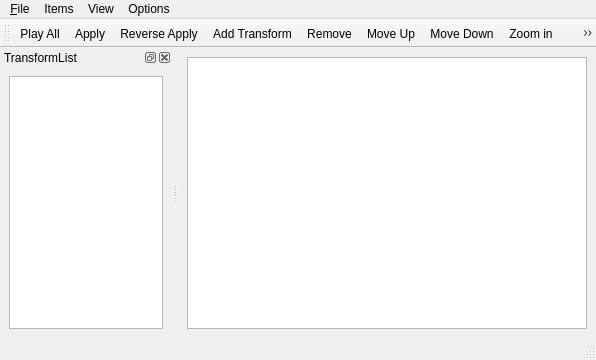
<?xml version="1.0" encoding="UTF-8"?>
<ui version="4.0">
 <class>MainWindow</class>
 <widget class="QMainWindow" name="MainWindow">
  <property name="geometry">
   <rect>
    <x>0</x>
    <y>0</y>
    <width>596</width>
    <height>360</height>
   </rect>
  </property>
  <property name="windowTitle">
   <string>Transformination</string>
  </property>
  <widget class="QWidget" name="centralwidget">
   <layout class="QVBoxLayout" name="verticalLayout_3">
    <item>
     <layout class="QVBoxLayout" name="verticalLayout">
      <item>
       <widget class="QGraphicsView" name="graphicsView">
        <property name="sizePolicy">
         <sizepolicy hsizetype="MinimumExpanding" vsizetype="Expanding">
          <horstretch>0</horstretch>
          <verstretch>0</verstretch>
         </sizepolicy>
        </property>
        <property name="minimumSize">
         <size>
          <width>400</width>
          <height>0</height>
         </size>
        </property>
        <property name="dragMode">
         <enum>QGraphicsView::ScrollHandDrag</enum>
        </property>
        <property name="transformationAnchor">
         <enum>QGraphicsView::NoAnchor</enum>
        </property>
       </widget>
      </item>
     </layout>
    </item>
   </layout>
  </widget>
  <widget class="QMenuBar" name="menubar">
   <property name="geometry">
    <rect>
     <x>0</x>
     <y>0</y>
     <width>596</width>
     <height>21</height>
    </rect>
   </property>
   <widget class="QMenu" name="menu_File">
    <property name="title">
     <string>&amp;File</string>
    </property>
    <addaction name="actionPlay_All"/>
    <addaction name="actionReset"/>
    <addaction name="action_Quit"/>
   </widget>
   <widget class="QMenu" name="menuView">
    <property name="title">
     <string>View</string>
    </property>
    <addaction name="actionZoom_in"/>
    <addaction name="actionZoom_out"/>
   </widget>
   <widget class="QMenu" name="menuEdit">
    <property name="title">
     <string>Items</string>
    </property>
    <addaction name="action_Add_Transform"/>
    <addaction name="actionRemove"/>
    <addaction name="actionEdit"/>
    <addaction name="actionApply"/>
    <addaction name="actionReverse_Apply"/>
    <addaction name="actionMove_Up"/>
    <addaction name="actionMove_Down"/>
   </widget>
   <widget class="QMenu" name="menuOptions">
    <property name="title">
     <string>Options</string>
    </property>
    <addaction name="actionCenter_After_Transform"/>
   </widget>
   <addaction name="menu_File"/>
   <addaction name="menuEdit"/>
   <addaction name="menuView"/>
   <addaction name="menuOptions"/>
  </widget>
  <widget class="QStatusBar" name="statusbar"/>
  <widget class="QDockWidget" name="transformListDock">
   <property name="windowTitle">
    <string>TransformList</string>
   </property>
   <attribute name="dockWidgetArea">
    <number>1</number>
   </attribute>
   <widget class="QWidget" name="dockWidgetContents">
    <layout class="QVBoxLayout" name="verticalLayout_2">
     <item>
      <widget class="QListWidget" name="transformListWidget">
       <property name="sizePolicy">
        <sizepolicy hsizetype="Fixed" vsizetype="Expanding">
         <horstretch>0</horstretch>
         <verstretch>0</verstretch>
        </sizepolicy>
       </property>
       <property name="minimumSize">
        <size>
         <width>120</width>
         <height>0</height>
        </size>
       </property>
       <property name="contextMenuPolicy">
        <enum>Qt::ActionsContextMenu</enum>
       </property>
      </widget>
     </item>
    </layout>
   </widget>
  </widget>
  <widget class="QToolBar" name="toolBar">
   <property name="windowTitle">
    <string>toolBar</string>
   </property>
   <attribute name="toolBarArea">
    <enum>TopToolBarArea</enum>
   </attribute>
   <attribute name="toolBarBreak">
    <bool>false</bool>
   </attribute>
   <addaction name="actionPlay_All"/>
   <addaction name="actionApply"/>
   <addaction name="actionReverse_Apply"/>
   <addaction name="action_Add_Transform"/>
   <addaction name="actionRemove"/>
   <addaction name="actionMove_Up"/>
   <addaction name="actionMove_Down"/>
   <addaction name="actionZoom_in"/>
   <addaction name="actionZoom_out"/>
   <addaction name="actionReset"/>
  </widget>
  <action name="action_Add_Transform">
   <property name="icon">
    <iconset resource="icons.qrc">
     <normaloff>:/images/list-add.png</normaloff>:/images/list-add.png</iconset>
   </property>
   <property name="text">
    <string>&amp;Add Transform</string>
   </property>
   <property name="shortcut">
    <string>Ctrl+N</string>
   </property>
  </action>
  <action name="action_Quit">
   <property name="text">
    <string>&amp;Quit</string>
   </property>
   <property name="shortcut">
    <string>Ctrl+Q</string>
   </property>
  </action>
  <action name="actionEdit">
   <property name="icon">
    <iconset resource="icons.qrc">
     <normaloff>:/images/document-edit.png</normaloff>:/images/document-edit.png</iconset>
   </property>
   <property name="text">
    <string>Edit</string>
   </property>
   <property name="toolTip">
    <string>Edit</string>
   </property>
   <property name="shortcut">
    <string>Ctrl+E</string>
   </property>
  </action>
  <action name="actionApply">
   <property name="icon">
    <iconset resource="icons.qrc">
     <normaloff>:/images/apply.png</normaloff>:/images/apply.png</iconset>
   </property>
   <property name="text">
    <string>Apply</string>
   </property>
   <property name="toolTip">
    <string>Apply to &quot;after&quot; widget immediately</string>
   </property>
   <property name="shortcut">
    <string>Ctrl+A</string>
   </property>
  </action>
  <action name="actionRemove">
   <property name="icon">
    <iconset resource="icons.qrc">
     <normaloff>:/images/list-remove.png</normaloff>:/images/list-remove.png</iconset>
   </property>
   <property name="text">
    <string>Remove</string>
   </property>
   <property name="toolTip">
    <string>Remove</string>
   </property>
   <property name="shortcut">
    <string>Del</string>
   </property>
  </action>
  <action name="actionZoom_in">
   <property name="icon">
    <iconset resource="icons.qrc">
     <normaloff>:/images/zoom-In-icon.png</normaloff>:/images/zoom-In-icon.png</iconset>
   </property>
   <property name="text">
    <string>Zoom in</string>
   </property>
   <property name="shortcut">
    <string>Ctrl++</string>
   </property>
  </action>
  <action name="actionZoom_out">
   <property name="icon">
    <iconset resource="icons.qrc">
     <normaloff>:/images/zoom-out-icon.png</normaloff>:/images/zoom-out-icon.png</iconset>
   </property>
   <property name="text">
    <string>Zoom out</string>
   </property>
   <property name="shortcut">
    <string>Ctrl+-</string>
   </property>
  </action>
  <action name="actionPlay_All">
   <property name="text">
    <string>Play All</string>
   </property>
  </action>
  <action name="actionMove_Up">
   <property name="text">
    <string>Move Up</string>
   </property>
  </action>
  <action name="actionMove_Down">
   <property name="text">
    <string>Move Down</string>
   </property>
  </action>
  <action name="actionReverse_Apply">
   <property name="icon">
    <iconset resource="icons.qrc">
     <normaloff>:/images/undo.png</normaloff>:/images/undo.png</iconset>
   </property>
   <property name="text">
    <string>Reverse Apply</string>
   </property>
   <property name="shortcut">
    <string>Ctrl+Z</string>
   </property>
  </action>
  <action name="actionCenter_After_Transform">
   <property name="checkable">
    <bool>true</bool>
   </property>
   <property name="text">
    <string>Center After Transform</string>
   </property>
  </action>
  <action name="actionReset">
   <property name="icon">
    <iconset resource="icons.qrc">
     <normaloff>:/images/original.ico</normaloff>:/images/original.ico</iconset>
   </property>
   <property name="text">
    <string>Reset to Original</string>
   </property>
   <property name="shortcut">
    <string>F5</string>
   </property>
  </action>
 </widget>
 <resources>
  <include location="icons.qrc"/>
 </resources>
 <connections/>
</ui>
